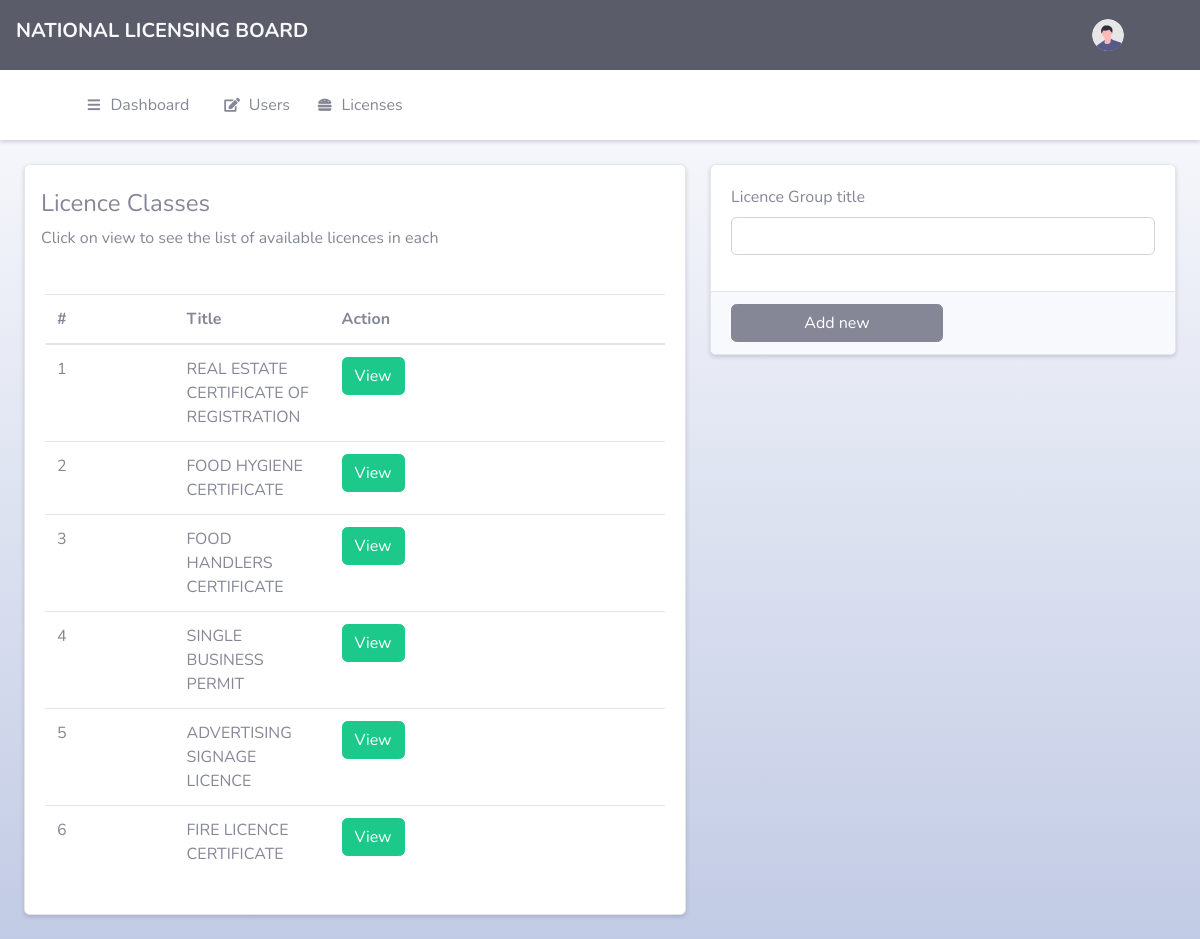
Screenshot of /admin/add_group.php (signed in) with the database file from the repository.
### tables this page shows
CREATE TABLE `licence_group` (
  `id` int(11) NOT NULL,
  `title` varchar(200) DEFAULT NULL
);

### admin/add_group.php (the view, shortened to what this page needs)
<?php include_once "includes/header.php";
require_once "../engine/dbh.inc.php";
$statement = $pdo->prepare("SELECT * FROM licence_group ORDER BY id DESC");
$statement->execute();
$groups = $statement->fetchAll(PDO::FETCH_ASSOC);
?>
<body id="page-top" class="bg-gradient-light">
            <div id="content">
                <?php include_once "includes/nav.php"?>
                <div class="container-fluid">
                        <div class="row mt-lg-3">
                            <div class="col-lg-7 mb-4">
                                <div class="card bg-white shadow-sm">
                                <div class="mb-2 d-flex justify-content-between align-center mt-4 mr-2">
                                    <div class="info ml-3">
                                        <h4 class="fw-light">Licence Classes</h4>
                                        <p class="fw-light">Click on view to see the list of available licences in each</p>
                                    </div>
                                </div>
                                <div class="card-body">
                                        <table class="table W-100" id="dataTable" cellspacing="0">
                                            <thead >
                                                <tr>
                                                    <th>#</th>
                                                    <th>Title</th>
                                                    <th>Action</th>
                                                </tr>
                                            </thead>
                                            <tbody>
                                            <?php foreach($groups as $i=>$group):{?>
                                            <tr class="w-25">
                                                <td><?php echo $i+1?></td>
                                                <td class="text-wrap w-25"><?php echo htmlspecialchars($group["title"])?></td>
                                                <td><a href="view.php?gid=<?php echo $group["id"]?>" class="btn btn-success">View</a></td>
                                            </tr>
                                            <?php }endforeach; ?>
                                            </tbody>
                                        </table>
                                    </div>
                                 </div>
                            </div>
                            <div class="col-lg-5">
                                <div class="card shadow-sm">
                                    <div class="card-body">
                                <form method="POST" action="">
                                    <div class="mb-3">
                                        <label for="exampleInputEmail1" class="form-label">Licence Group title</label>
                                        <input type="text" name="title" class="form-control">
                                    </div>
                                    </div>
                                    <div class="card-footer w-100">
                                            <button class="btn btn-secondary w-50" type="submit">Add new</button>
                                    </div>
                                </div>
                            </div>
                            </div>
                        </div>
                </div>
  <?php include_once "includes/footer.php"?>

### rows the page displays
licence_group: title "REAL ESTATE CERTIFICATE OF REGISTRATION"
licence_group: title "FOOD HYGIENE CERTIFICATE"
licence_group: title "FOOD HANDLERS CERTIFICATE"
licence_group: title "SINGLE BUSINESS PERMIT"
licence_group: title "ADVERTISING SIGNAGE LICENCE"
licence_group: title "FIRE LICENCE CERTIFICATE"
